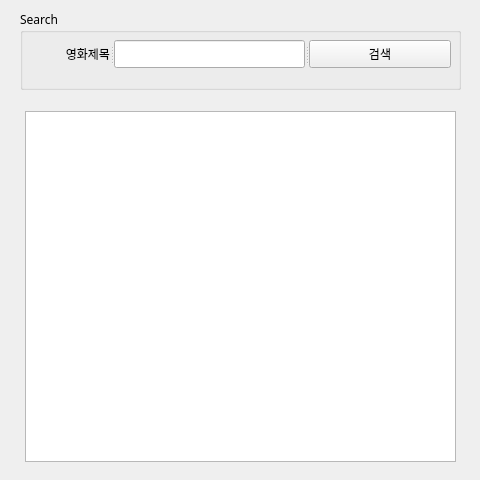
<?xml version="1.0" encoding="UTF-8"?>
<ui version="4.0">
 <class>Form</class>
 <widget class="QWidget" name="Form">
  <property name="geometry">
   <rect>
    <x>0</x>
    <y>0</y>
    <width>480</width>
    <height>480</height>
   </rect>
  </property>
  <property name="sizePolicy">
   <sizepolicy hsizetype="Fixed" vsizetype="Fixed">
    <horstretch>0</horstretch>
    <verstretch>0</verstretch>
   </sizepolicy>
  </property>
  <property name="font">
   <font>
    <family>나눔스퀘어라운드 Regular</family>
   </font>
  </property>
  <property name="windowTitle">
   <string>네이버 영화 검색</string>
  </property>
  <property name="windowIcon">
   <iconset>
    <normaloff>naver_icon.png</normaloff>naver_icon.png</iconset>
  </property>
  <widget class="QGroupBox" name="groupBox">
   <property name="geometry">
    <rect>
     <x>20</x>
     <y>10</y>
     <width>441</width>
     <height>80</height>
    </rect>
   </property>
   <property name="title">
    <string>Search</string>
   </property>
   <widget class="QSplitter" name="splitter">
    <property name="geometry">
     <rect>
      <x>10</x>
      <y>30</y>
      <width>421</width>
      <height>28</height>
     </rect>
    </property>
    <property name="orientation">
     <enum>Qt::Horizontal</enum>
    </property>
    <widget class="QLabel" name="label">
     <property name="text">
      <string>영화제목</string>
     </property>
     <property name="alignment">
      <set>Qt::AlignRight|Qt::AlignTrailing|Qt::AlignVCenter</set>
     </property>
    </widget>
    <widget class="QLineEdit" name="txtSearch"/>
    <widget class="QPushButton" name="btnSearch">
     <property name="text">
      <string>검색</string>
     </property>
    </widget>
   </widget>
  </widget>
  <widget class="QTableWidget" name="tblResult">
   <property name="geometry">
    <rect>
     <x>25</x>
     <y>111</y>
     <width>431</width>
     <height>351</height>
    </rect>
   </property>
   <property name="selectionMode">
    <enum>QAbstractItemView::SingleSelection</enum>
   </property>
  </widget>
 </widget>
 <resources/>
 <connections/>
</ui>
